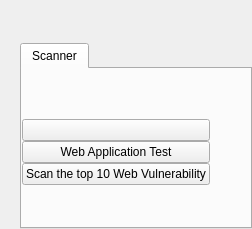
         <widget class="QWidget" name="page_2">
          <layout class="QGridLayout" name="gridLayout_7">
           <property name="leftMargin">
            <number>20</number>
           </property>
           <property name="topMargin">
            <number>43</number>
           </property>
           <property name="rightMargin">
            <number>0</number>
           </property>
           <property name="bottomMargin">
            <number>0</number>
           </property>
           <property name="spacing">
            <number>0</number>
           </property>
           <item row="0" column="0">
            <widget class="QTabWidget" name="ScannersTemplates">
             <property name="currentIndex">
              <number>0</number>
             </property>
             <widget class="QWidget" name="ScannerPage">
              <attribute name="title">
               <string>Scanner</string>
              </attribute>
              <layout class="QGridLayout" name="gridLayout_16">
               <property name="leftMargin">
                <number>0</number>
               </property>
               <property name="topMargin">
                <number>50</number>
               </property>
               <property name="rightMargin">
                <number>0</number>
               </property>
               <property name="bottomMargin">
                <number>0</number>
               </property>
               <property name="spacing">
                <number>0</number>
               </property>
               <item row="0" column="0">
                <layout class="QGridLayout" name="gridLayout_15">
                 <property name="bottomMargin">
                  <number>0</number>
                 </property>
                 <property name="horizontalSpacing">
                  <number>6</number>
                 </property>
                 <property name="verticalSpacing">
                  <number>0</number>
                 </property>
                 <item row="0" column="0">
                  <widget class="QPushButton" name="OWASPBtn1">
                   <property name="cursor">
                    <cursorShape>PointingHandCursor</cursorShape>
                   </property>
                   <property name="text">
                    <string/>
                   </property>
                  </widget>
                 </item>
                 <item row="1" column="0">
                  <widget class="QPushButton" name="OWASPBtn2">
                   <property name="cursor">
                    <cursorShape>PointingHandCursor</cursorShape>
                   </property>
                   <property name="text">
                    <string>Web Application Test</string>
                   </property>
                  </widget>
                 </item>
                 <item row="2" column="0">
                  <widget class="QPushButton" name="OWASPBtn3">
                   <property name="cursor">
                    <cursorShape>PointingHandCursor</cursorShape>
                   </property>
                   <property name="text">
                    <string>Scan the top 10 Web Vulnerability</string>
                   </property>
                  </widget>
                 </item>
                </layout>
               </item>
               <item row="0" column="1">
                <spacer name="horizontalSpacer_4">
                 <property name="orientation">
                  <enum>Qt::Horizontal</enum>
                 </property>
                 <property name="sizeHint" stdset="0">
                  <size>
                   <width>40</width>
                   <height>20</height>
                  </size>
                 </property>
                </spacer>
               </item>
               <item row="1" column="0">
                <spacer name="verticalSpacer_3">
                 <property name="orientation">
                  <enum>Qt::Vertical</enum>
                 </property>
                 <property name="sizeHint" stdset="0">
                  <size>
                   <width>20</width>
                   <height>40</height>
                  </size>
                 </property>
                </spacer>
               </item>
              </layout>
             </widget>
            </widget>
           </item>
          </layout>
         </widget>
